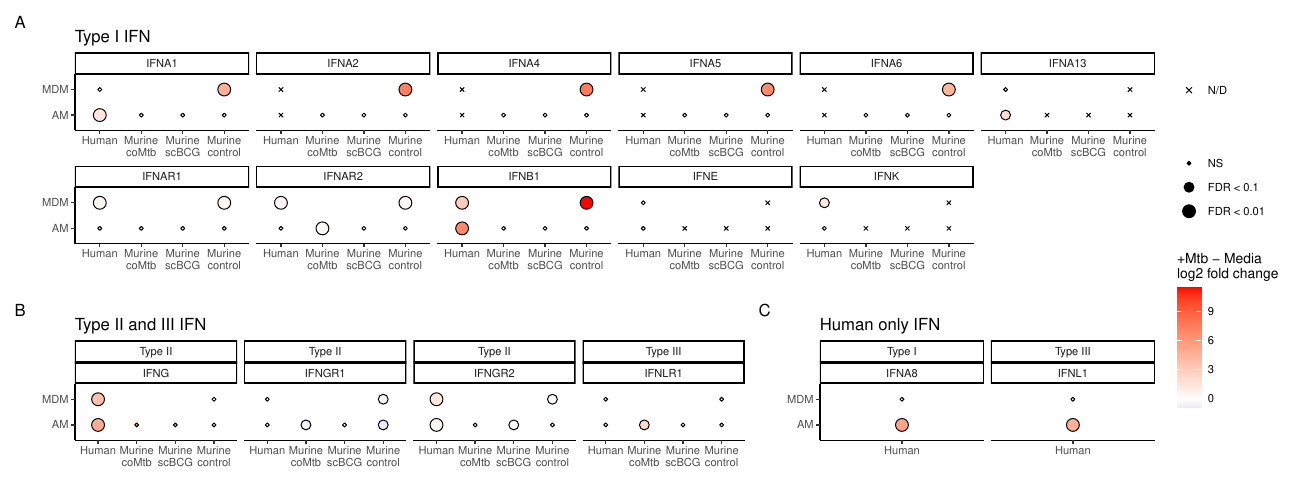

This chart was generated by the following R code:
library(tidyverse)
library(patchwork)

#### Fold change ####
attach("data_clean/human_dat_clean.RData")
attach("results/lme_human.RData")
FC_human <- model_hum$lme.contrast %>% 
  filter(grepl("Media",contrast_ref) & grepl("Mtb", contrast_lvl)) %>% 
  separate(contrast_ref, into=c("cell"), sep=" ", extra="drop") %>% 
  separate(contrast_lvl, into=c("cell2","variable"), sep=" ") %>% 
  filter(cell==cell2) %>% 
  mutate(species="Human") %>% 
  select(model,species,cell,gene,variable,estimate,FDR)

attach("data_clean/mouse_dat_clean.RData")
attach("results/lm_mouse.RData")

FC_mouse <- model_mur$lm.contrast %>% 
  filter(grepl("Media",contrast_ref) & grepl("Mtb", contrast_lvl)) %>% 
  separate(contrast_ref, into=c("cell"), sep=" ", extra="drop") %>% 
  separate(contrast_lvl, into=c("cell2","variable"), sep=" ") %>% 
  filter(cell==cell2) %>% 
  mutate(species="Murine") %>% 
  select(model,species,cell,gene,variable,estimate,FDR)

FC_all <- bind_rows(FC_human, FC_mouse) %>% 
  mutate(gene = toupper(gene))

#### IFN ####
ifn_genes <- unique(FC_all$gene)
ifn_genes <- ifn_genes[grepl("^IFN",ifn_genes)] #IFN

FC_ifn <- FC_all %>% 
  filter(gene %in% ifn_genes) 

#### Determine NS vs missing ####
# all IFN genes in human
ensembl_human <- biomaRt::useEnsembl(biomart="ensembl", 
                                     dataset="hsapiens_gene_ensembl")
ifn_human <- biomaRt::getBM(attributes=c("hgnc_symbol", "gene_biotype"), 
                            mart=ensembl_human) %>% 
  mutate(symbol=hgnc_symbol) %>% 
  filter(grepl("^IFN", hgnc_symbol) & gene_biotype=="protein_coding") %>% 
  pull(symbol) %>% unique()

# all IFN genes in mouse
ensembl_mouse <- biomaRt::useEnsembl(biomart="ensembl", 
                                     dataset="mmusculus_gene_ensembl")
ifn_mouse <- biomaRt::getBM(attributes=c("mgi_symbol", "hgnc_symbol","gene_biotype"), 
                            mart=ensembl_mouse) %>% 
  mutate(symbol=toupper(mgi_symbol)) %>% 
  filter(gene_biotype=="protein_coding") %>% 
  filter(grepl("^IFN", symbol) |  grepl("^IFN", hgnc_symbol) ) %>% 
  pull(symbol, hgnc_symbol) %>% unique()

#shared
ifn_shared <- intersect(ifn_human, ifn_mouse)
#unique
ifn_hum_only <- ifn_human[!ifn_human %in% ifn_shared]
ifn_mur_only <- ifn_mouse[!ifn_mouse %in% ifn_shared]
#in expression data
ifn_shared <- ifn_shared[ifn_shared %in% unique(FC_ifn$gene)]
ifn_hum_only <- ifn_hum_only[ifn_hum_only %in% unique(FC_ifn$gene)]
ifn_mur_only <- ifn_mur_only[ifn_mur_only %in% unique(FC_ifn$gene)]

#Add groups for NS, missing, or not measured
FC_miss <- FC_ifn %>% 
  select(species,cell,variable,estimate, gene) %>% 
  mutate(estimate="Y") %>% 
  pivot_wider(names_from = gene, values_from = estimate) %>% 
  mutate(across(any_of(c(ifn_shared)), ~replace(.,is.na(.),"N/D"))) %>% 
  mutate(across(any_of(c(ifn_hum_only, ifn_mur_only)), 
                ~replace(.,is.na(.),"MISS"))) %>% 
  pivot_longer(-c(species,cell,variable), names_to = "gene", 
               values_to = "miss") %>% 
  filter(miss%in% c("N/D","MISS")) %>% 
  mutate(fdr.group = "NS")

FC_ifn_miss <- FC_ifn %>% 
  mutate(miss="D") %>% 
  mutate(miss=" ") %>% 
  mutate(fdr.group = case_when(FDR < 0.01 ~ "FDR < 0.01",
                               FDR < 0.1 ~ "FDR < 0.1",
                               TRUE~"NS"))%>%
  bind_rows(FC_miss)

#### Split Type I / II / III ####
FC_ifn_miss_type <- FC_ifn_miss %>% 
  mutate(type = case_when(grepl("^IFNA", gene)~"Type I",
                          grepl("^IFNB", gene)~"Type I",
                          grepl("^IFNE", gene)~"Type I",
                          grepl("^IFNK", gene)~"Type I",
                          
                          grepl("^IFNG", gene)~"Type II",
                          
                          grepl("^IFNL", gene)~"Type III",
  )) %>% 
  #order IFN
  mutate(gene = factor(gene, levels=sort(ifn_genes)[c(1,3:7,2,8:length(ifn_genes))])) %>% 
  mutate(fdr.group = factor(fdr.group, levels=rev(c("FDR < 0.01",
                                                    "FDR < 0.1",
                                                    "NS")))) %>% 
  #x label
  separate(cell, into=c("cell","treatment"), sep="_") %>% 
  mutate(x=case_when(species == "Human" ~ species,
                     species == "Murine" & cell=="BMDM" ~ species,
                     species == "Murine" & cell!="BMDM" ~ paste(species,treatment, sep="\n"))) %>% 
  mutate(cell = recode(cell, "BMDM"="MDM")) %>% 
  mutate(x = recode(x, "Murine"="Murine\ncontrol", "Murine\ncoTB"="Murine\ncoMtb")) %>% 
  mutate(x=factor(x, levels=c("Human",
                              "Murine\ncoMtb",
                              "Murine\nscBCG",
                              "Murine\ncontrol")))

#### Plot shared IFN ####
p1a <- FC_ifn_miss_type %>%
  filter(gene %in% ifn_shared) %>% 
  filter(type=="Type I") %>% 
  
  ggplot(aes(x=x, y=cell)) +
  geom_point(aes(size=fdr.group, fill=estimate, shape=miss)) +
  theme_classic(base_size = 10) +
  scale_fill_gradient2(low="darkblue", mid = "white", high = "red",
                       midpoint = 0, limits = c(min(FC_ifn_miss_type$estimate, na.rm = TRUE),
                                                max(FC_ifn_miss_type$estimate, na.rm = TRUE))) +
  scale_shape_manual(values=c(21,4)) +
  scale_size_manual(drop = FALSE, values = c(1,3,4)) +
  labs(x="",y="",fill="+Mtb - Media\nlog2 fold change",
       size="", shape="",title="Type I IFN") +
  guides(shape = guide_legend(order = 1,
                              override.aes = list(alpha = c(0, 1))), 
         size = guide_legend(order = 2)) +
  facet_wrap(~gene, scales="free_x", ncol=6) 
p1a

p1b <- FC_ifn_miss_type %>%
  filter(gene %in% ifn_shared) %>% 
  filter(type!="Type I") %>% 
  
  ggplot(aes(x=x, y=cell)) +
  geom_point(aes(size=fdr.group, fill=estimate, shape=miss)) +
  theme_classic(base_size = 10) +
  scale_fill_gradient2(low="darkblue", mid = "white", high = "red",
                       midpoint = 0, limits = c(min(FC_ifn_miss_type$estimate, 
                                                    na.rm = TRUE),
                                                max(FC_ifn_miss_type$estimate, 
                                                    na.rm = TRUE))) +
  scale_shape_manual(values=c(21,4), drop=FALSE) +
  scale_size_manual(drop = FALSE, values = c(1,3,4)) +
  labs(x="",y="",fill="+Mtb - Media\nlog2 fold change",
       size="", shape="",title="Type II and III IFN") +
  guides(shape = guide_legend(order = 1,
                              override.aes = list(alpha = c(0))),
         size = guide_legend(order = 2)) +
  facet_wrap(type~gene, scales="free_x", ncol=4) 
# p1b

#### Plot human only IFN ####
p1c <- FC_ifn_miss_type %>%
  filter(gene %in% ifn_hum_only) %>% 
  filter(grepl("Human",x)) %>% 
  
  ggplot(aes(x=x, y=cell)) +
  geom_point(aes(size=fdr.group, fill=estimate, shape=miss)) +
  theme_classic(base_size = 10) +
  scale_fill_gradient2(low="darkblue", mid = "white", high = "red",
                       midpoint = 0, limits = c(min(FC_ifn_miss_type$estimate, na.rm = TRUE),
                                                max(FC_ifn_miss_type$estimate, na.rm = TRUE))) +
  scale_shape_manual(values=c(21,4)) +
  scale_size_manual(values = c(1,4)) +
  labs(x="",y="",fill="+Mtb - Media\nlog2 fold change",
       size="", title="Human only IFN") +
  guides(shape = guide_legend(order = 1,
                              override.aes = list(alpha = c(0))),
         size = guide_legend(order = 2)) +
  facet_wrap(type~gene, scales="free_x", ncol=4) +
  theme(legend.position ="none")
  
p1c

#### Plot murine only IFN ####
#None
ifn_mur_only

#### Save ####
lo <- "
AAA
AAA
AAA
BBC
"

p_all <- p1a+p1b+p1c + plot_annotation(tag_levels = "A") + plot_layout(design=lo, guides = "collect")
p_all

ggsave("publication/FigS2.IFN.png", p_all, height=5,width=13)
ggsave("publication/FigS2.IFN.pdf", p_all, height=5,width=13)
